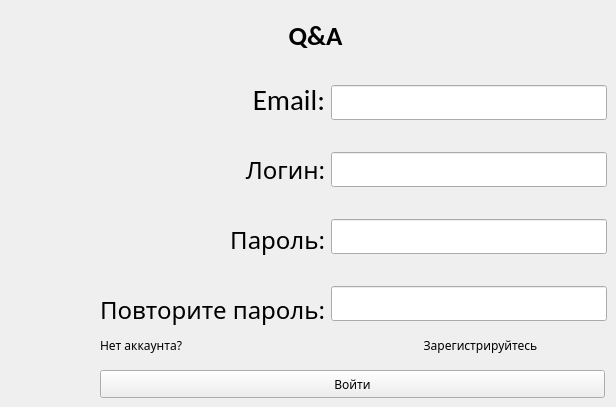
  <widget class="QWidget" name="centralwidget">
   <widget class="QLabel" name="label">
    <property name="geometry">
     <rect>
      <x>0</x>
      <y>0</y>
      <width>571</width>
      <height>51</height>
     </rect>
    </property>
    <property name="palette">
     <palette>
      <active>
       <colorrole role="WindowText">
        <brush brushstyle="SolidPattern">
         <color alpha="255">
          <red>0</red>
          <green>0</green>
          <blue>0</blue>
         </color>
        </brush>
       </colorrole>
       <colorrole role="Button">
        <brush brushstyle="SolidPattern">
         <color alpha="255">
          <red>170</red>
          <green>170</green>
          <blue>255</blue>
         </color>
        </brush>
       </colorrole>
       <colorrole role="Light">
        <brush brushstyle="SolidPattern">
         <color alpha="255">
          <red>255</red>
          <green>255</green>
          <blue>255</blue>
         </color>
        </brush>
       </colorrole>
       <colorrole role="Midlight">
        <brush brushstyle="SolidPattern">
         <color alpha="255">
          <red>212</red>
          <green>212</green>
          <blue>255</blue>
         </color>
        </brush>
       </colorrole>
       <colorrole role="Dark">
        <brush brushstyle="SolidPattern">
         <color alpha="255">
          <red>85</red>
          <green>85</green>
          <blue>127</blue>
         </color>
        </brush>
       </colorrole>
       <colorrole role="Mid">
        <brush brushstyle="SolidPattern">
         <color alpha="255">
          <red>113</red>
          <green>113</green>
          <blue>170</blue>
         </color>
        </brush>
       </colorrole>
       <colorrole role="Text">
        <brush brushstyle="SolidPattern">
         <color alpha="255">
          <red>0</red>
          <green>0</green>
          <blue>0</blue>
         </color>
        </brush>
       </colorrole>
       <colorrole role="BrightText">
        <brush brushstyle="SolidPattern">
         <color alpha="255">
          <red>255</red>
          <green>255</green>
          <blue>255</blue>
         </color>
        </brush>
       </colorrole>
       <colorrole role="ButtonText">
        <brush brushstyle="SolidPattern">
         <color alpha="255">
          <red>0</red>
          <green>0</green>
          <blue>0</blue>
         </color>
        </brush>
       </colorrole>
       <colorrole role="Base">
        <brush brushstyle="SolidPattern">
         <color alpha="255">
          <red>255</red>
          <green>255</green>
          <blue>255</blue>
         </color>
        </brush>
       </colorrole>
       <colorrole role="Window">
        <brush brushstyle="SolidPattern">
         <color alpha="255">
          <red>170</red>
          <green>170</green>
          <blue>255</blue>
         </color>
        </brush>
       </colorrole>
       <colorrole role="Shadow">
        <brush brushstyle="SolidPattern">
         <color alpha="255">
          <red>0</red>
          <green>0</green>
          <blue>0</blue>
         </color>
        </brush>
       </colorrole>
       <colorrole role="AlternateBase">
        <brush brushstyle="SolidPattern">
         <color alpha="255">
          <red>212</red>
          <green>212</green>
          <blue>255</blue>
         </color>
        </brush>
       </colorrole>
       <colorrole role="ToolTipBase">
        <brush brushstyle="SolidPattern">
         <color alpha="255">
          <red>255</red>
          <green>255</green>
          <blue>220</blue>
         </color>
        </brush>
       </colorrole>
       <colorrole role="ToolTipText">
        <brush brushstyle="SolidPattern">
         <color alpha="255">
          <red>0</red>
          <green>0</green>
          <blue>0</blue>
         </color>
        </brush>
       </colorrole>
       <colorrole role="PlaceholderText">
        <brush brushstyle="SolidPattern">
         <color alpha="127">
          <red>0</red>
          <green>0</green>
          <blue>0</blue>
         </color>
        </brush>
       </colorrole>
      </active>
      <inactive>
       <colorrole role="WindowText">
        <brush brushstyle="SolidPattern">
         <color alpha="255">
          <red>0</red>
          <green>0</green>
          <blue>0</blue>
         </color>
        </brush>
       </colorrole>
       <colorrole role="Button">
        <brush brushstyle="SolidPattern">
         <color alpha="255">
          <red>170</red>
          <green>170</green>
          <blue>255</blue>
         </color>
        </brush>
       </colorrole>
       <colorrole role="Light">
        <brush brushstyle="SolidPattern">
         <color alpha="255">
          <red>255</red>
          <green>255</green>
          <blue>255</blue>
         </color>
        </brush>
       </colorrole>
       <colorrole role="Midlight">
        <brush brushstyle="SolidPattern">
         <color alpha="255">
          <red>212</red>
          <green>212</green>
          <blue>255</blue>
         </color>
        </brush>
       </colorrole>
       <colorrole role="Dark">
        <brush brushstyle="SolidPattern">
         <color alpha="255">
          <red>85</red>
          <green>85</green>
          <blue>127</blue>
         </color>
        </brush>
       </colorrole>
       <colorrole role="Mid">
        <brush brushstyle="SolidPattern">
         <color alpha="255">
          <red>113</red>
          <green>113</green>
          <blue>170</blue>
         </color>
        </brush>
       </colorrole>
       <colorrole role="Text">
        <brush brushstyle="SolidPattern">
         <color alpha="255">
          <red>0</red>
          <green>0</green>
          <blue>0</blue>
         </color>
        </brush>
       </colorrole>
       <colorrole role="BrightText">
        <brush brushstyle="SolidPattern">
         <color alpha="255">
          <red>255</red>
          <green>255</green>
          <blue>255</blue>
         </color>
        </brush>
       </colorrole>
       <colorrole role="ButtonText">
        <brush brushstyle="SolidPattern">
         <color alpha="255">
          <red>0</red>
          <green>0</green>
          <blue>0</blue>
         </color>
        </brush>
       </colorrole>
       <colorrole role="Base">
        <brush brushstyle="SolidPattern">
         <color alpha="255">
          <red>255</red>
          <green>255</green>
          <blue>255</blue>
         </color>
        </brush>
       </colorrole>
       <colorrole role="Window">
        <brush brushstyle="SolidPattern">
         <color alpha="255">
          <red>170</red>
          <green>170</green>
          <blue>255</blue>
         </color>
        </brush>
       </colorrole>
       <colorrole role="Shadow">
        <brush brushstyle="SolidPattern">
         <color alpha="255">
          <red>0</red>
          <green>0</green>
          <blue>0</blue>
         </color>
        </brush>
       </colorrole>
       <colorrole role="AlternateBase">
        <brush brushstyle="SolidPattern">
         <color alpha="255">
          <red>212</red>
          <green>212</green>
          <blue>255</blue>
         </color>
        </brush>
       </colorrole>
       <colorrole role="ToolTipBase">
        <brush brushstyle="SolidPattern">
         <color alpha="255">
          <red>255</red>
          <green>255</green>
          <blue>220</blue>
         </color>
        </brush>
       </colorrole>
       <colorrole role="ToolTipText">
        <brush brushstyle="SolidPattern">
         <color alpha="255">
          <red>0</red>
          <green>0</green>
          <blue>0</blue>
         </color>
        </brush>
       </colorrole>
       <colorrole role="PlaceholderText">
        <brush brushstyle="SolidPattern">
         <color alpha="127">
          <red>0</red>
          <green>0</green>
          <blue>0</blue>
         </color>
        </brush>
       </colorrole>
      </inactive>
      <disabled>
       <colorrole role="WindowText">
        <brush brushstyle="SolidPattern">
         <color alpha="255">
          <red>85</red>
          <green>85</green>
          <blue>127</blue>
         </color>
        </brush>
       </colorrole>
       <colorrole role="Button">
        <brush brushstyle="SolidPattern">
         <color alpha="255">
          <red>170</red>
          <green>170</green>
          <blue>255</blue>
         </color>
        </brush>
       </colorrole>
       <colorrole role="Light">
        <brush brushstyle="SolidPattern">
         <color alpha="255">
          <red>255</red>
          <green>255</green>
          <blue>255</blue>
         </color>
        </brush>
       </colorrole>
       <colorrole role="Midlight">
        <brush brushstyle="SolidPattern">
         <color alpha="255">
          <red>212</red>
          <green>212</green>
          <blue>255</blue>
         </color>
        </brush>
       </colorrole>
       <colorrole role="Dark">
        <brush brushstyle="SolidPattern">
         <color alpha="255">
          <red>85</red>
          <green>85</green>
          <blue>127</blue>
         </color>
        </brush>
       </colorrole>
       <colorrole role="Mid">
        <brush brushstyle="SolidPattern">
         <color alpha="255">
          <red>113</red>
          <green>113</green>
          <blue>170</blue>
         </color>
        </brush>
       </colorrole>
       <colorrole role="Text">
        <brush brushstyle="SolidPattern">
         <color alpha="255">
          <red>85</red>
          <green>85</green>
          <blue>127</blue>
         </color>
        </brush>
       </colorrole>
       <colorrole role="BrightText">
        <brush brushstyle="SolidPattern">
         <color alpha="255">
          <red>255</red>
          <green>255</green>
          <blue>255</blue>
         </color>
        </brush>
       </colorrole>
       <colorrole role="ButtonText">
        <brush brushstyle="SolidPattern">
         <color alpha="255">
          <red>85</red>
          <green>85</green>
          <blue>127</blue>
         </color>
        </brush>
       </colorrole>
       <colorrole role="Base">
        <brush brushstyle="SolidPattern">
         <color alpha="255">
          <red>170</red>
          <green>170</green>
          <blue>255</blue>
         </color>
        </brush>
       </colorrole>
       <colorrole role="Window">
        <brush brushstyle="SolidPattern">
         <color alpha="255">
          <red>170</red>
          <green>170</green>
          <blue>255</blue>
         </color>
        </brush>
       </colorrole>
       <colorrole role="Shadow">
        <brush brushstyle="SolidPattern">
         <color alpha="255">
          <red>0</red>
          <green>0</green>
          <blue>0</blue>
         </color>
        </brush>
       </colorrole>
       <colorrole role="AlternateBase">
        <brush brushstyle="SolidPattern">
         <color alpha="255">
          <red>170</red>
          <green>170</green>
          <blue>255</blue>
         </color>
        </brush>
       </colorrole>
       <colorrole role="ToolTipBase">
        <brush brushstyle="SolidPattern">
         <color alpha="255">
          <red>255</red>
          <green>255</green>
          <blue>220</blue>
         </color>
        </brush>
       </colorrole>
       <colorrole role="ToolTipText">
        <brush brushstyle="SolidPattern">
         <color alpha="255">
          <red>0</red>
          <green>0</green>
          <blue>0</blue>
         </color>
        </brush>
       </colorrole>
       <colorrole role="PlaceholderText">
        <brush brushstyle="SolidPattern">
         <color alpha="127">
          <red>85</red>
          <green>85</green>
          <blue>127</blue>
         </color>
        </brush>
       </colorrole>
      </disabled>
     </palette>
    </property>
    <property name="font">
     <font>
      <family>Agency FB</family>
      <pointsize>16</pointsize>
      <bold>true</bold>
     </font>
    </property>
    <property name="text">
     <string/>
    </property>
    <property name="alignment">
     <set>Qt::AlignCenter</set>
    </property>
   </widget>
   <widget class="QLabel" name="label_2">
    <property name="geometry">
     <rect>
      <x>30</x>
      <y>10</y>
      <width>571</width>
      <height>51</height>
     </rect>
    </property>
    <property name="palette">
     <palette>
      <active>
       <colorrole role="WindowText">
        <brush brushstyle="SolidPattern">
         <color alpha="255">
          <red>0</red>
          <green>0</green>
          <blue>0</blue>
         </color>
        </brush>
       </colorrole>
       <colorrole role="Button">
        <brush brushstyle="SolidPattern">
         <color alpha="255">
          <red>170</red>
          <green>170</green>
          <blue>255</blue>
         </color>
        </brush>
       </colorrole>
       <colorrole role="Light">
        <brush brushstyle="SolidPattern">
         <color alpha="255">
          <red>255</red>
          <green>255</green>
          <blue>255</blue>
         </color>
        </brush>
       </colorrole>
       <colorrole role="Midlight">
        <brush brushstyle="SolidPattern">
         <color alpha="255">
          <red>212</red>
          <green>212</green>
          <blue>255</blue>
         </color>
        </brush>
       </colorrole>
       <colorrole role="Dark">
        <brush brushstyle="SolidPattern">
         <color alpha="255">
          <red>85</red>
          <green>85</green>
          <blue>127</blue>
         </color>
        </brush>
       </colorrole>
       <colorrole role="Mid">
        <brush brushstyle="SolidPattern">
         <color alpha="255">
          <red>113</red>
          <green>113</green>
          <blue>170</blue>
         </color>
        </brush>
       </colorrole>
       <colorrole role="Text">
        <brush brushstyle="SolidPattern">
         <color alpha="255">
          <red>0</red>
          <green>0</green>
          <blue>0</blue>
         </color>
        </brush>
       </colorrole>
       <colorrole role="BrightText">
        <brush brushstyle="SolidPattern">
         <color alpha="255">
          <red>255</red>
          <green>255</green>
          <blue>255</blue>
         </color>
        </brush>
       </colorrole>
       <colorrole role="ButtonText">
        <brush brushstyle="SolidPattern">
         <color alpha="255">
          <red>0</red>
          <green>0</green>
          <blue>0</blue>
         </color>
        </brush>
       </colorrole>
       <colorrole role="Base">
        <brush brushstyle="SolidPattern">
         <color alpha="255">
          <red>255</red>
          <green>255</green>
          <blue>255</blue>
         </color>
        </brush>
       </colorrole>
       <colorrole role="Window">
        <brush brushstyle="SolidPattern">
         <color alpha="255">
          <red>170</red>
          <green>170</green>
          <blue>255</blue>
         </color>
        </brush>
       </colorrole>
       <colorrole role="Shadow">
        <brush brushstyle="SolidPattern">
         <color alpha="255">
          <red>0</red>
          <green>0</green>
          <blue>0</blue>
         </color>
        </brush>
       </colorrole>
       <colorrole role="AlternateBase">
        <brush brushstyle="SolidPattern">
         <color alpha="255">
          <red>212</red>
          <green>212</green>
          <blue>255</blue>
         </color>
        </brush>
       </colorrole>
       <colorrole role="ToolTipBase">
        <brush brushstyle="SolidPattern">
         <color alpha="255">
          <red>255</red>
          <green>255</green>
          <blue>220</blue>
         </color>
        </brush>
       </colorrole>
       <colorrole role="ToolTipText">
        <brush brushstyle="SolidPattern">
         <color alpha="255">
          <red>0</red>
          <green>0</green>
          <blue>0</blue>
         </color>
        </brush>
       </colorrole>
       <colorrole role="PlaceholderText">
        <brush brushstyle="SolidPattern">
         <color alpha="127">
          <red>0</red>
          <green>0</green>
          <blue>0</blue>
         </color>
        </brush>
       </colorrole>
      </active>
      <inactive>
       <colorrole role="WindowText">
        <brush brushstyle="SolidPattern">
         <color alpha="255">
          <red>0</red>
          <green>0</green>
          <blue>0</blue>
         </color>
        </brush>
       </colorrole>
       <colorrole role="Button">
        <brush brushstyle="SolidPattern">
         <color alpha="255">
          <red>170</red>
          <green>170</green>
          <blue>255</blue>
         </color>
        </brush>
       </colorrole>
       <colorrole role="Light">
        <brush brushstyle="SolidPattern">
         <color alpha="255">
          <red>255</red>
          <green>255</green>
          <blue>255</blue>
         </color>
        </brush>
       </colorrole>
       <colorrole role="Midlight">
        <brush brushstyle="SolidPattern">
         <color alpha="255">
          <red>212</red>
          <green>212</green>
          <blue>255</blue>
         </color>
        </brush>
       </colorrole>
       <colorrole role="Dark">
        <brush brushstyle="SolidPattern">
         <color alpha="255">
          <red>85</red>
          <green>85</green>
          <blue>127</blue>
         </color>
        </brush>
       </colorrole>
       <colorrole role="Mid">
        <brush brushstyle="SolidPattern">
         <color alpha="255">
          <red>113</red>
          <green>113</green>
          <blue>170</blue>
         </color>
        </brush>
       </colorrole>
       <colorrole role="Text">
        <brush brushstyle="SolidPattern">
         <color alpha="255">
          <red>0</red>
          <green>0</green>
          <blue>0</blue>
         </color>
        </brush>
       </colorrole>
       <colorrole role="BrightText">
        <brush brushstyle="SolidPattern">
         <color alpha="255">
          <red>255</red>
          <green>255</green>
          <blue>255</blue>
         </color>
        </brush>
       </colorrole>
       <colorrole role="ButtonText">
        <brush brushstyle="SolidPattern">
         <color alpha="255">
          <red>0</red>
          <green>0</green>
          <blue>0</blue>
         </color>
        </brush>
       </colorrole>
       <colorrole role="Base">
        <brush brushstyle="SolidPattern">
         <color alpha="255">
          <red>255</red>
          <green>255</green>
          <blue>255</blue>
         </color>
        </brush>
       </colorrole>
       <colorrole role="Window">
        <brush brushstyle="SolidPattern">
         <color alpha="255">
          <red>170</red>
          <green>170</green>
          <blue>255</blue>
         </color>
        </brush>
       </colorrole>
       <colorrole role="Shadow">
        <brush brushstyle="SolidPattern">
         <color alpha="255">
          <red>0</red>
          <green>0</green>
          <blue>0</blue>
         </color>
        </brush>
       </colorrole>
       <colorrole role="AlternateBase">
        <brush brushstyle="SolidPattern">
         <color alpha="255">
          <red>212</red>
          <green>212</green>
          <blue>255</blue>
         </color>
        </brush>
       </colorrole>
       <colorrole role="ToolTipBase">
        <brush brushstyle="SolidPattern">
         <color alpha="255">
          <red>255</red>
          <green>255</green>
          <blue>220</blue>
         </color>
        </brush>
       </colorrole>
       <colorrole role="ToolTipText">
        <brush brushstyle="SolidPattern">
         <color alpha="255">
          <red>0</red>
          <green>0</green>
          <blue>0</blue>
         </color>
        </brush>
       </colorrole>
       <colorrole role="PlaceholderText">
        <brush brushstyle="SolidPattern">
         <color alpha="127">
          <red>0</red>
          <green>0</green>
          <blue>0</blue>
         </color>
        </brush>
       </colorrole>
      </inactive>
      <disabled>
       <colorrole role="WindowText">
        <brush brushstyle="SolidPattern">
         <color alpha="255">
          <red>85</red>
          <green>85</green>
          <blue>127</blue>
         </color>
        </brush>
       </colorrole>
       <colorrole role="Button">
        <brush brushstyle="SolidPattern">
         <color alpha="255">
          <red>170</red>
          <green>170</green>
          <blue>255</blue>
         </color>
        </brush>
       </colorrole>
       <colorrole role="Light">
        <brush brushstyle="SolidPattern">
         <color alpha="255">
          <red>255</red>
          <green>255</green>
          <blue>255</blue>
         </color>
        </brush>
       </colorrole>
       <colorrole role="Midlight">
        <brush brushstyle="SolidPattern">
         <color alpha="255">
          <red>212</red>
          <green>212</green>
          <blue>255</blue>
         </color>
        </brush>
       </colorrole>
       <colorrole role="Dark">
        <brush brushstyle="SolidPattern">
         <color alpha="255">
          <red>85</red>
          <green>85</green>
          <blue>127</blue>
         </color>
        </brush>
       </colorrole>
       <colorrole role="Mid">
        <brush brushstyle="SolidPattern">
         <color alpha="255">
          <red>113</red>
          <green>113</green>
          <blue>170</blue>
         </color>
        </brush>
       </colorrole>
       <colorrole role="Text">
        <brush brushstyle="SolidPattern">
         <color alpha="255">
          <red>85</red>
          <green>85</green>
          <blue>127</blue>
         </color>
        </brush>
       </colorrole>
       <colorrole role="BrightText">
        <brush brushstyle="SolidPattern">
         <color alpha="255">
          <red>255</red>
          <green>255</green>
          <blue>255</blue>
         </color>
        </brush>
       </colorrole>
       <colorrole role="ButtonText">
        <brush brushstyle="SolidPattern">
         <color alpha="255">
          <red>85</red>
          <green>85</green>
          <blue>127</blue>
         </color>
        </brush>
       </colorrole>
       <colorrole role="Base">
        <brush brushstyle="SolidPattern">
         <color alpha="255">
          <red>170</red>
          <green>170</green>
          <blue>255</blue>
         </color>
        </brush>
       </colorrole>
       <colorrole role="Window">
        <brush brushstyle="SolidPattern">
         <color alpha="255">
          <red>170</red>
          <green>170</green>
          <blue>255</blue>
         </color>
        </brush>
       </colorrole>
       <colorrole role="Shadow">
        <brush brushstyle="SolidPattern">
         <color alpha="255">
          <red>0</red>
          <green>0</green>
          <blue>0</blue>
         </color>
        </brush>
       </colorrole>
       <colorrole role="AlternateBase">
        <brush brushstyle="SolidPattern">
         <color alpha="255">
          <red>170</red>
          <green>170</green>
          <blue>255</blue>
         </color>
        </brush>
       </colorrole>
       <colorrole role="ToolTipBase">
        <brush brushstyle="SolidPattern">
         <color alpha="255">
          <red>255</red>
          <green>255</green>
          <blue>220</blue>
         </color>
        </brush>
       </colorrole>
       <colorrole role="ToolTipText">
        <brush brushstyle="SolidPattern">
         <color alpha="255">
          <red>0</red>
          <green>0</green>
          <blue>0</blue>
         </color>
        </brush>
       </colorrole>
       <colorrole role="PlaceholderText">
        <brush brushstyle="SolidPattern">
         <color alpha="127">
          <red>85</red>
          <green>85</green>
          <blue>127</blue>
         </color>
        </brush>
       </colorrole>
      </disabled>
     </palette>
    </property>
    <property name="font">
     <font>
      <family>Calibri</family>
      <pointsize>20</pointsize>
      <bold>true</bold>
     </font>
    </property>
    <property name="text">
     <string>Q&amp;A</string>
    </property>
    <property name="alignment">
     <set>Qt::AlignCenter</set>
    </property>
   </widget>
   <widget class="QWidget" name="layoutWidget">
    <property name="geometry">
     <rect>
      <x>100</x>
      <y>320</y>
      <width>505</width>
      <height>51</height>
     </rect>
    </property>
    <layout class="QHBoxLayout" name="horizontalLayout_2">
     <item>
      <widget class="QLabel" name="ChangeModeLabel">
       <property name="font">
        <font>
         <family>Agency FB</family>
        </font>
       </property>
       <property name="text">
        <string>Нет аккаунта? </string>
       </property>
      </widget>
     </item>
     <item>
      <widget class="QPushButton" name="ChangeModeButton">
       <property name="font">
        <font>
         <family>Agency FB</family>
        </font>
       </property>
       <property name="styleSheet">
        <string notr="true">color: rgb(0, 0, 0);</string>
       </property>
       <property name="text">
        <string>Зарегистрируйтесь</string>
       </property>
       <property name="icon">
        <iconset theme="computer"/>
       </property>
       <property name="flat">
        <bool>true</bool>
       </property>
      </widget>
     </item>
    </layout>
   </widget>
   <widget class="QWidget" name="layoutWidget_2">
    <property name="geometry">
     <rect>
      <x>100</x>
      <y>68</y>
      <width>507</width>
      <height>274</height>
     </rect>
    </property>
    <layout class="QVBoxLayout" name="verticalLayout_3">
     <item>
      <widget class="QSplitter" name="splitter">
       <property name="orientation">
        <enum>Qt::Horizontal</enum>
       </property>
       <widget class="QWidget" name="layoutWidget_3">
        <layout class="QHBoxLayout" name="LoginPasswordLayout">
         <item>
          <layout class="QVBoxLayout" name="verticalLayout_2">
           <item>
            <widget class="QLabel" name="EmailLabel">
             <property name="font">
              <font>
               <family>Calibri</family>
               <pointsize>22</pointsize>
              </font>
             </property>
             <property name="text">
              <string>Email:</string>
             </property>
             <property name="alignment">
              <set>Qt::AlignRight|Qt::AlignTrailing|Qt::AlignVCenter</set>
             </property>
            </widget>
           </item>
           <item>
            <widget class="QLabel" name="LoginLabel">
             <property name="font">
              <font>
               <family>Agency FB</family>
               <pointsize>18</pointsize>
              </font>
             </property>
             <property name="text">
              <string>Логин:</string>
             </property>
             <property name="alignment">
              <set>Qt::AlignRight|Qt::AlignTrailing|Qt::AlignVCenter</set>
             </property>
            </widget>
           </item>
           <item>
            <widget class="QLabel" name="PasswordLabel">
             <property name="font">
              <font>
               <family>Agency FB</family>
               <pointsize>18</pointsize>
              </font>
             </property>
             <property name="text">
              <string>Пароль:</string>
             </property>
             <property name="alignment">
              <set>Qt::AlignRight|Qt::AlignTrailing|Qt::AlignVCenter</set>
             </property>
            </widget>
           </item>
           <item>
            <widget class="QLabel" name="passwordLabel_2">
             <property name="font">
              <font>
               <family>Agency FB</family>
               <pointsize>18</pointsize>
              </font>
             </property>
             <property name="text">
              <string>Повторите пароль:</string>
             </property>
             <property name="alignment">
              <set>Qt::AlignRight|Qt::AlignTrailing|Qt::AlignVCenter</set>
             </property>
            </widget>
           </item>
          </layout>
         </item>
         <item>
          <layout class="QVBoxLayout" name="verticalLayout">
           <property name="spacing">
            <number>15</number>
           </property>
           <item>
            <widget class="QLineEdit" name="EmailTextEdit">
             <property name="maximumSize">
              <size>
               <width>16777215</width>
               <height>35</height>
              </size>
             </property>
            </widget>
           </item>
           <item>
            <widget class="QLineEdit" name="LoginTextEdit">
             <property name="maximumSize">
              <size>
               <width>16777215</width>
               <height>35</height>
              </size>
             </property>
            </widget>
           </item>
           <item>
            <widget class="QLineEdit" name="PasswordTextEdit">
             <property name="maximumSize">
              <size>
               <width>16777215</width>
               <height>35</height>
              </size>
             </property>
            </widget>
           </item>
           <item>
            <widget class="QLineEdit" name="passwordTextEdit_2">
             <property name="maximumSize">
              <size>
               <width>16777215</width>
               <height>35</height>
              </size>
             </property>
            </widget>
           </item>
          </layout>
         </item>
        </layout>
       </widget>
      </widget>
     </item>
    </layout>
   </widget>
   <widget class="QPushButton" name="pushButton">
    <property name="geometry">
     <rect>
      <x>100</x>
      <y>370</y>
      <width>505</width>
      <height>28</height>
     </rect>
    </property>
    <property name="font">
     <font>
      <family>Agency FB</family>
     </font>
    </property>
    <property name="text">
     <string>Войти</string>
    </property>
   </widget>
  </widget>
